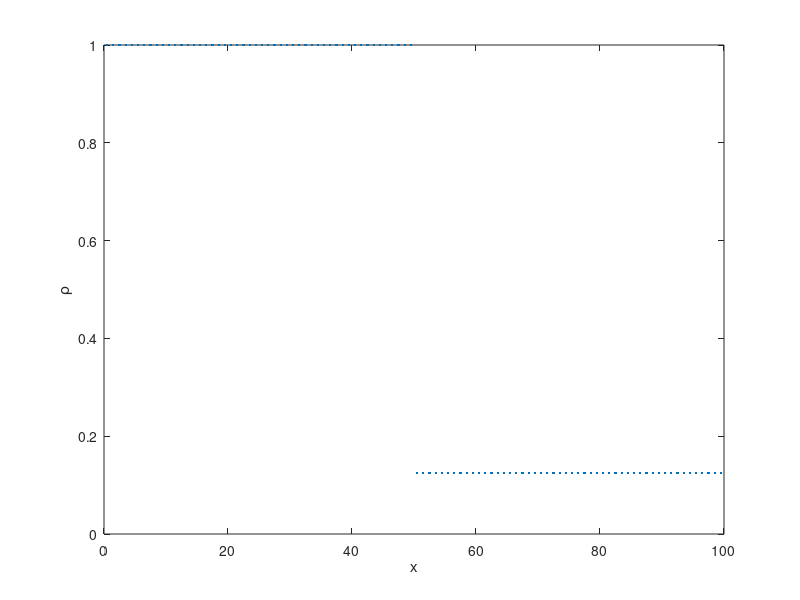
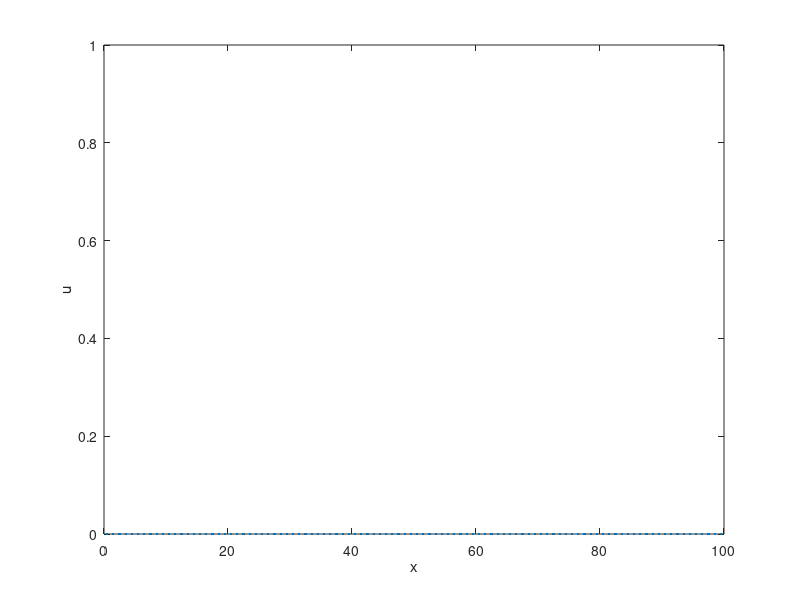

MATLAB code to generate these figures, in order:
N_STEP=48;
load RHO.txt
load U.txt
load X.txt
rho_p=RHO(N_STEP,:);
u_p  =U(N_STEP,:);
x_p  =X(N_STEP,:);
figure(1)
plot(x_p,rho_p,'.');
ylim([0,1]);
xlabel('x');
ylabel('\rho')
figure(2)
plot(x_p,u_p,'.');
ylim([0,1]);
xlabel('x');
ylabel('u')
